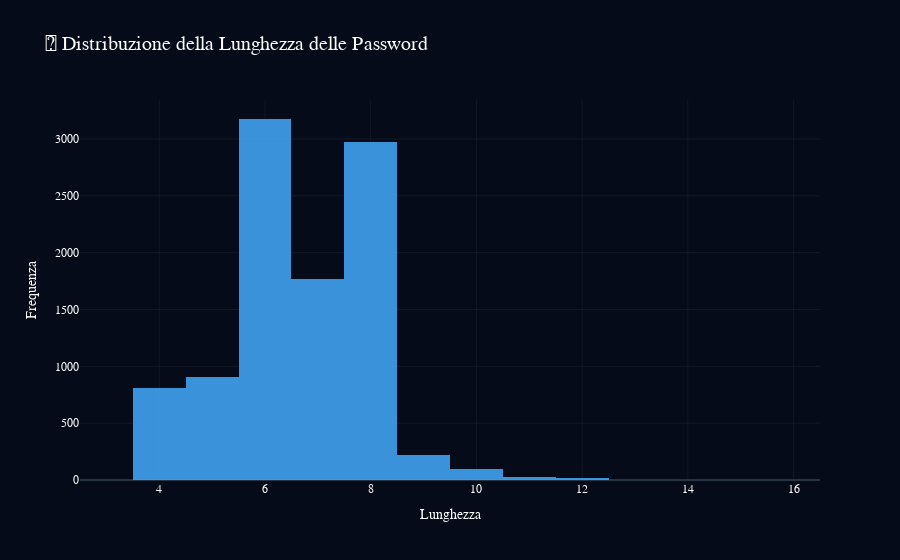
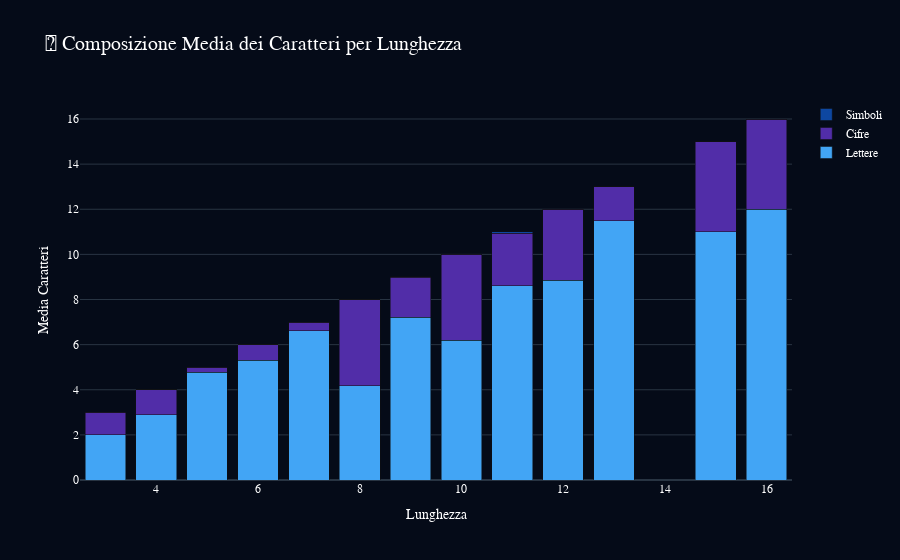

The code cell stored with these charts, in order, in its notebook:
### Code cell
import pandas as pd
import plotly.graph_objects as go

# Caricamento dataset
df = pd.read_csv("common_passwords.csv")

# === 1. Istogramma migliorato ===
fig = go.Figure()
fig.add_trace(go.Histogram(
    x=df["length"],
    nbinsx=20,
    marker_color="#42a5f5",  # azzurro medio leggibile
    opacity=0.88,
    hoverlabel=dict(font_family="Courier New", font_size=13)
))

fig.update_layout(
    title="🔐 Distribuzione della Lunghezza delle Password",
    title_font=dict(size=20, family="Arial", color="white"),
    template="plotly_dark",
    plot_bgcolor="#050b18",
    paper_bgcolor="#050b18",
    xaxis=dict(title="Lunghezza", gridcolor="rgba(255,255,255,0.05)"),
    yaxis=dict(title="Frequenza", gridcolor="rgba(255,255,255,0.05)"),
    font=dict(color="white", family="Courier New")
)
fig.show()

# === 2. Barre impilate con colori ben differenziati ===
df_bar = df.groupby("length")[["num_chars", "num_digits", "num_special"]].mean().reset_index()

fig = go.Figure()
fig.add_trace(go.Bar(name='Lettere', x=df_bar["length"], y=df_bar["num_chars"], marker_color="#42a5f5"))   # azzurro chiaro
fig.add_trace(go.Bar(name='Cifre', x=df_bar["length"], y=df_bar["num_digits"], marker_color="#512da8"))   # blu molto scuro
fig.add_trace(go.Bar(name='Simboli', x=df_bar["length"], y=df_bar["num_special"], marker_color="#0d47a1"))  # viola/blu scuro

fig.update_layout(
    barmode='stack',
    title="🧱 Composizione Media dei Caratteri per Lunghezza",
    title_font=dict(size=20, family="Arial", color="white"),
    xaxis_title="Lunghezza",
    yaxis_title="Media Caratteri",
    template="plotly_dark",
    plot_bgcolor="#050b18",
    paper_bgcolor="#050b18",
    font=dict(color="white", family="Courier New")
)
fig.show()

### Figure 1 — Plotly figure (JSON) as saved in the notebook; plotly's stock layout.template omitted (floating-point values rounded to 4 significant figures; data arrays with more than 128 entries replaced by an {"elided": "..."} marker saying what was removed)
{"data": [{"hoverlabel": {"font": {"family": "Courier New", "size": 13}}, "marker": {"color": "#42a5f5"}, "nbinsx": 20, "opacity": 0.88, "type": "histogram", "x": {"elided": "10000 int values"}}], "layout": {"font": {"color": "white", "family": "Courier New"}, "paper_bgcolor": "#050b18", "plot_bgcolor": "#050b18", "title": {"font": {"color": "white", "family": "Arial", "size": 20}, "text": "🔐 Distribuzione della Lunghezza delle Password"}, "xaxis": {"gridcolor": "rgba(255,255,255,0.05)", "title": {"text": "Lunghezza"}}, "yaxis": {"gridcolor": "rgba(255,255,255,0.05)", "title": {"text": "Frequenza"}}}}

### Figure 2 — Plotly figure (JSON) as saved in the notebook; plotly's stock layout.template omitted (floating-point values rounded to 4 significant figures)
{"data": [{"marker": {"color": "#42a5f5"}, "name": "Lettere", "type": "bar", "x": [3, 4, 5, 6, 7, 8, 9, 10, 11, 12, 13, 15, 16], "y": [2.0, 2.895, 4.786, 5.313, 6.621, 4.172, 7.205, 6.202, 8.607, 8.857, 11.5, 11.0, 12.0]}, {"marker": {"color": "#512da8"}, "name": "Cifre", "type": "bar", "x": [3, 4, 5, 6, 7, 8, 9, 10, 11, 12, 13, 15, 16], "y": [1.0, 1.102, 0.2027, 0.6829, 0.3772, 3.828, 1.776, 3.798, 2.321, 3.143, 1.5, 4.0, 4.0]}, {"marker": {"color": "#0d47a1"}, "name": "Simboli", "type": "bar", "x": [3, 4, 5, 6, 7, 8, 9, 10, 11, 12, 13, 15, 16], "y": [0.0, 0.002469, 0.01107, 0.004093, 0.001694, 0.0, 0.01826, 0.0, 0.07143, 0.0, 0.0, 0.0, 0.0]}], "layout": {"barmode": "stack", "font": {"color": "white", "family": "Courier New"}, "paper_bgcolor": "#050b18", "plot_bgcolor": "#050b18", "title": {"font": {"color": "white", "family": "Arial", "size": 20}, "text": "🧱 Composizione Media dei Caratteri per Lunghezza"}, "xaxis": {"title": {"text": "Lunghezza"}}, "yaxis": {"title": {"text": "Media Caratteri"}}}}
